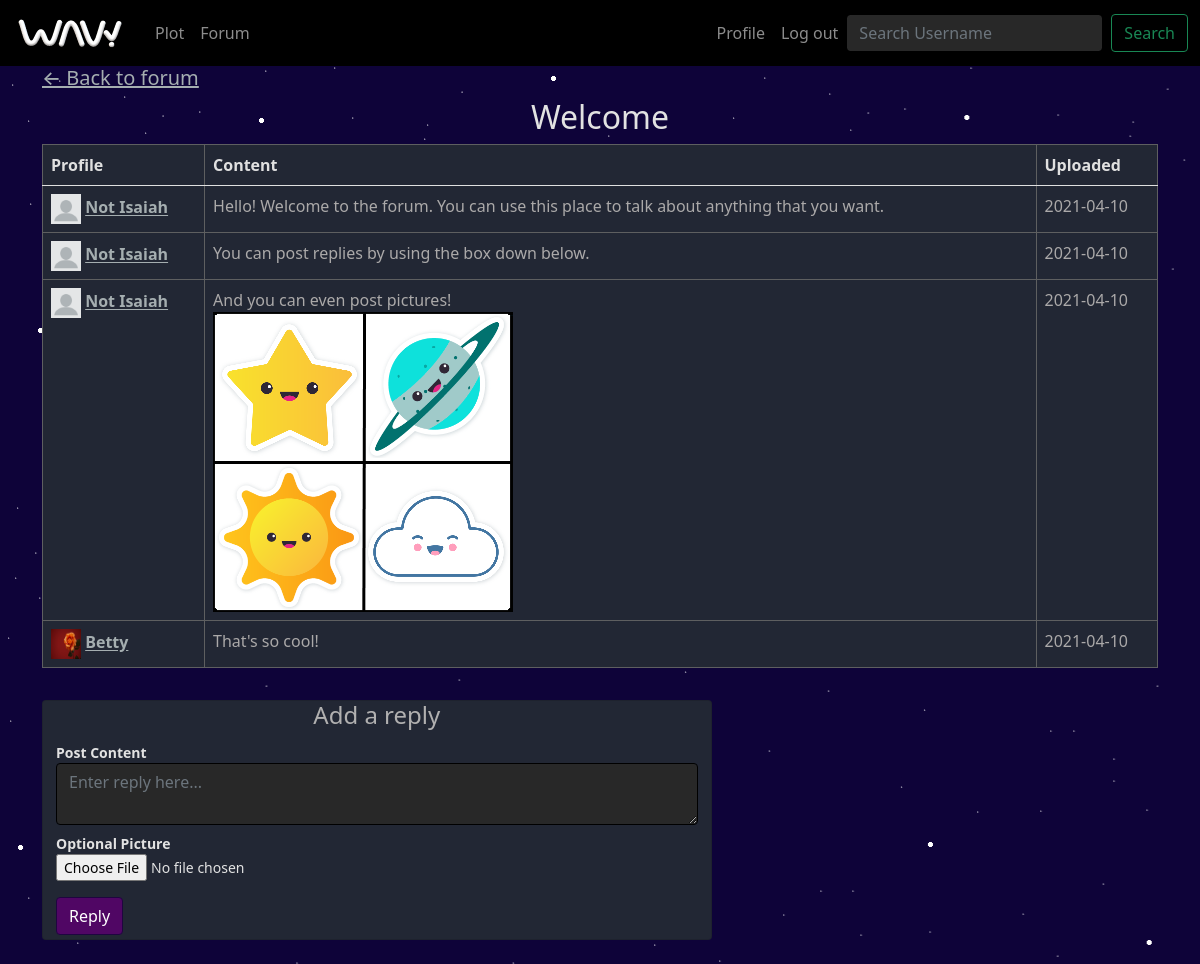
/forum/topic/1 (signed in), run on the app's committed database.
### my_app/models.py (models this page shows, shortened)
class Topic(db.Model):
    __tablename__ = "Topic"
    id = db.Column(db.Integer, primary_key=True)
    title = db.Column(db.Text, nullable=False)
    profile_id = db.Column(db.Integer, db.ForeignKey("Profile.id"))
    date_created = db.Column(db.DateTime, default=datetime.now(), nullable=False)
    post_count = db.Column(db.Integer, default=0, nullable=False)
    posts = db.relationship("Post", backref="topic", lazy=True)
    @classmethod
    def get_topic(cls, topic_id):
        return Topic.query.get(topic_id)

class Post(db.Model):
    __tablename__ = "Post"
    id = db.Column(db.Integer, primary_key=True)
    topic_id = db.Column(db.Integer, db.ForeignKey("Topic.id"))
    profile_id = db.Column(db.Integer, db.ForeignKey("Profile.id"))
    date_created = db.Column(db.DateTime, default=datetime.now())
    content = db.Column(db.Text, nullable=False)
    photo = db.Column(db.Text)
    @property
    def photo_url(self):
        if self.photo:
            return photos.url(self.photo)
        return None

class Profile(db.Model):
    __tablename__ = "Profile"
    id = db.Column(db.Integer, primary_key=True)
    username = db.Column(db.Text, unique=True, nullable=False)
    photo = db.Column(db.Text)
    bio = db.Column(db.Text)
    user_id = db.Column(db.Integer, db.ForeignKey('User.id'), nullable=False)
    topic_count = db.Column(db.Integer, default=0, nullable=False)
    post_count = db.Column(db.Integer, default=0, nullable=False)
    topics = db.relationship("Topic", backref="profile", lazy=True)
    posts = db.relationship("Post", backref="profile", lazy=True)
    @property
    def url(self):
        return url_for('profile.display_profiles', username=self.username)
    @property
    def photo_url(self):
        if self.photo:
            return photos.url(self.photo)
        return None
    @classmethod
    def get_profile(cls, user_id):
        if user_id is not None:
            return Profile.query.join(User).filter(User.id == user_id).first()
        return None

### my_app/forum/routes.py (the view, shortened to what this page needs)
@forum_bp.route('/topic/<topic_id>', methods=['GET', 'POST'])
@login_required
def view_topic(topic_id):
    profile = Profile.get_profile(current_user.id)
    if profile is None:
        flash(f"You need to update your profile before you can use forum")
        return redirect(url_for('profile.create_profile'))
    topic = Topic.get_topic(topic_id)
    posts = Post.query.filter_by(topic_id=topic_id).order_by(Post.date_created)
    form = ReplyPostForm()
    return render_template('topic.html', topic=topic, posts=posts, form=form)

### my_app/forum/forms.py
class ReplyPostForm(PostForm):
    submit = SubmitField(label="Reply")

### my_app/auth/routes.py (called while the page is built)
@login_manager.user_loader
def load_user(user_id):
    if user_id is not None:
        return User.query.get(user_id)
    return None

### my_app/templates/topic.html (shortened to what this page needs)
{% extends 'layout.html' %}
{% from "_formhelpers.html" import render_field %}
{% block content %}
    <h5>
        <a href="{{ url_for('forum.index') }}" class="link-light">  ← Back to forum </a>
    </h5>
    <body>
    <h2 class="text-center"> {{ topic.title }} </h2>
    <div id="topic-table">
        <table class="table table-bordered">
            <thead>
                <tr>
                    <th scope="col">Profile</th>
                    <th scope="col">Content</th>
                    <th scope="col">Uploaded</th>
                </tr>
            </thead>
            <tbody>
                {% for post in posts %}
                <tr>
                    <th scope="row"><img src="{{ post.profile.photo_url }}" height="30" width="30">
                        <a href="{{ post.profile.url }}"class="link-light">{{ post.profile.username }}</a></th>
                    <td> {{ post.content }}
                        {% if post.photo != None %}
                            <br>
                            <img src="{{ post.photo_url }}" alt="{{ post.content }}" class="responsive_forum">
                        {% endif %}
                    </td>
                    <td> {{ post.date_created.strftime('%Y-%m-%d') }}</td>
                </tr>
                {% endfor %}
            </tbody>
        </table>
    </div>
    <br>
    <div class='card text-start' style="background-color: #222734; width: 60%;">
        <h4 class="text-center" style="color: #b1b0b0"> Add a reply</h4>
        <form method="post" action="{{ url_for('forum.view_topic', topic_id=topic.id) }}" enctype="multipart/form-data" style="margin-left: 5px" class="form-select-sm">
                <dl>
                    {{ render_field(form.content, class="form-control", style="width: 98%",
                                    placeholder="Enter reply here...") }}
                    {{ render_field(form.photo, class="custom-file", id="input_file") }}
                </dl>
                <button type="submit" class="btn btn-primary">Reply</button>
                <br>
        </form>
    </div>
    <br>
    </body>
{% endblock %}

### my_app/templates/layout.html (shortened to what this page needs)
<!DOCTYPE html>
<html lang="en">
<head>
    <link rel="stylesheet" type="text/css" href="{{ url_for('static', filename='css/bootstrap.css') }}">
</head>
<body>
<header>
    {% include 'navigation.html' %}
</header>
<main>
    <div class="container">
        {% block content %}{% endblock %}
    </div>
</main>
</body>
</html>

### my_app/templates/_formhelpers.html (shortened to what this page needs)
{% macro render_field(field) %}
    <div class="form-group">
        <dt>{{ field.label }}
        <dd>{{ field(**kwargs)|safe }}
        </dd>
    </div>
{% endmacro %}

### my_app/templates/navigation.html (shortened to what this page needs)
<nav class="navbar navbar-expand-lg navbar-dark" style="background-color:#000000">
    <div class="container-fluid">
        <a class="navbar-brand" href="{{ url_for("home.index") }}">
            <img alt="wavy"
                 src="{{ url_for('static', filename='photos/wavy_small.PNG') }}">
        </a>
        <div class="navbar-collapse collapse" id="collapseNavbar">
            <ul class="navbar-nav">
                <li class="nav-item">
                    <a class="nav-link" href="/dash_app/">Plot</a>
                </li>
                <li class="nav-item active">
                    <a class="nav-link" href="{{ url_for("forum.index") }}">Forum</a>
                </li>
            </ul>
            {% if current_user.is_anonymous %}
                <ul class="navbar-nav ms-auto">
                    <li class="nav-item">
                        <a class="nav-link" href="{{ url_for("auth.signup") }}">Sign up</a>
                    </li>
                    <li class="nav-item">
                        <a class="nav-link" href="{{ url_for("auth.login") }}">Log in</a>
                    </li>
                </ul>
           {% else %}
               <ul class="navbar-nav ms-auto">
                    <li class="nav-item">
                        <a class="nav-link" href="{{ url_for("profile.profile") }}">Profile</a>
                    </li>
                    <li class="nav-item">
                        <a class="nav-link" href="{{ url_for("auth.logout") }}">Log out</a>
                    </li>
               </ul>
           {% endif %}
        <form class="d-flex" action="{{ url_for("profile.display_profiles") }}" method="post">
            <input class="form-control me-2" type="search" placeholder="Search Username" aria-label="Search"
                   name="search_term">
            <button class="btn btn-outline-success" type="submit">Search</button>
        </form>
        </div>
    </div>
</nav>

### data on the page
Topic: title "Welcome"
Post: profile.photo_url (placeholder picture), profile.username "Not Isaiah", content "Hello! Welcome to the forum. You can use this place to talk about anything that you want.", date_created "2021-04-10"
Post: profile.photo_url (placeholder picture), profile.username "Not Isaiah", content "You can post replies by using the box down below.", date_created "2021-04-10"
Post: profile.photo_url (placeholder picture), profile.username "Not Isaiah", content "And you can even post pictures!", photo_url (picture), date_created "2021-04-10"
Post: profile.photo_url (picture), profile.username "Betty", content "That's so cool!", date_created "2021-04-10"

### other printed values
{{ field.label }} "Post Content Optional Picture"
